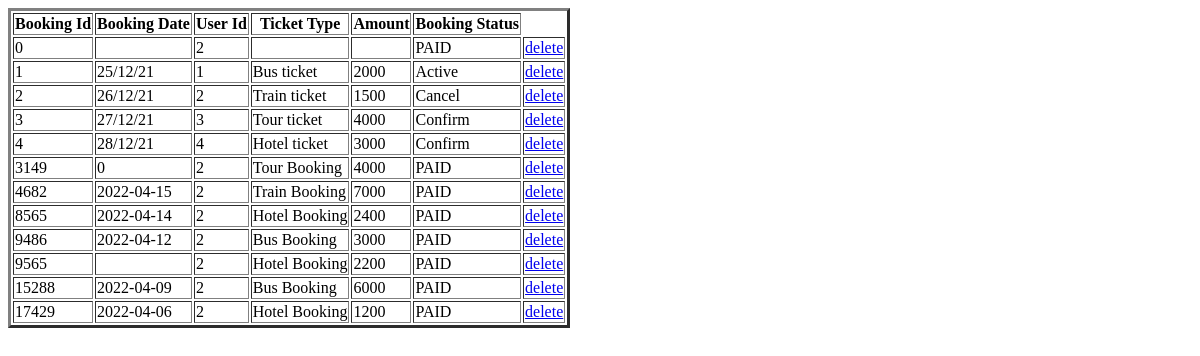
The app's page /admin/managebookings.php, older data.
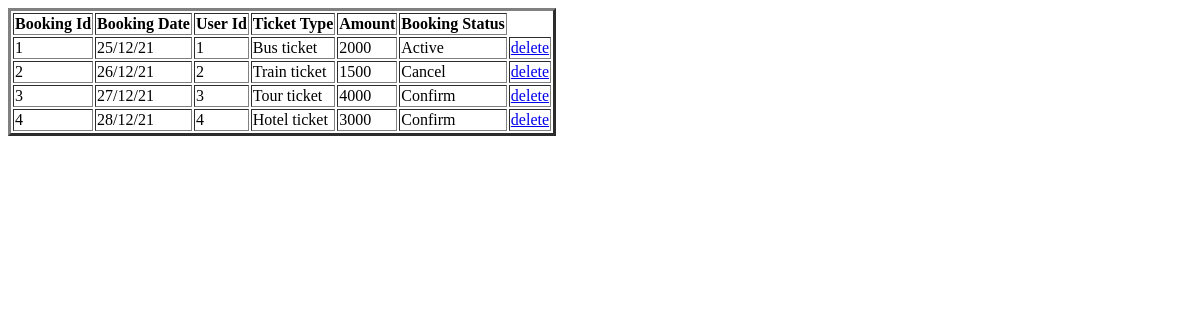
The same page, newer data.
### tables this page shows
CREATE TABLE `bookingtbl` (
  `Bid` int(15) NOT NULL,
  `Bdate` varchar(15) NOT NULL,
  `uid` int(15) NOT NULL,
  `Tickettype` varchar(20) NOT NULL,
  `TotalAmount` varchar(20) NOT NULL,
  `Bstatus` varchar(30) NOT NULL
);

### admin/managebookings.php (the view, shortened to what this page needs)
<!DOCTYPE html>
<html>
<head>
	<?php
require "connect.php";
$sql="select * FROM bookingtbl";
$result= mysqli_query($conn,$sql);
?>
<html>
<head>
</head>
<body>
	<table border=3>
		<thead>
			<tr>
				<th>Booking Id</th>
				<th>Booking Date</th>
				<th>User Id </th>
				<th>Ticket Type</th>
				<th>Amount</th>
				<th>Booking Status</th>
			</tr>
		</thead>
<body>
	<?php while ($row = mysqli_fetch_array($result,MYSQLI_BOTH)) { ?>
		<tr>
<td>
	<?php echo $row['Bid'];?>
</td>
<td>
	<?php echo $row['Bdate'];?>
</td>
<td>
	<?php echo $row['uid'];?>
</td>
<td>
	<?php echo $row['Tickettype'];  ?>
</td>
<td>
	<?php echo $row['TotalAmount'];?>
</td>
<td>
	<?php echo $row['Bstatus'];?>
</td>
<td>
	<a href ="manageuser.php?uid_remove=<?php echo $row['Pid']?>"class="btn btn-danger">delete</a>
</td>
</tr>
<?php
}
?></head>
<body>
</body>
</html>

Row changes from the older to the newer data that the page shows:
removed bookingtbl: Bid "0", uid "2", Bstatus "PAID"
removed bookingtbl: Bid "3149", Bdate "0", uid "2", Tickettype "Tour Booking", TotalAmount "4000", Bstatus "PAID"
removed bookingtbl: Bid "4682", Bdate "2022-04-15", uid "2", Tickettype "Train Booking", TotalAmount "7000", Bstatus "PAID"
removed bookingtbl: Bid "8565", Bdate "2022-04-14", uid "2", Tickettype "Hotel Booking", TotalAmount "2400", Bstatus "PAID"
removed bookingtbl: Bid "9486", Bdate "2022-04-12", uid "2", Tickettype "Bus Booking", TotalAmount "3000", Bstatus "PAID"
removed bookingtbl: Bid "9565", uid "2", Tickettype "Hotel Booking", TotalAmount "2200", Bstatus "PAID"
removed bookingtbl: Bid "15288", Bdate "2022-04-09", uid "2", Tickettype "Bus Booking", TotalAmount "6000", Bstatus "PAID"
removed bookingtbl: Bid "17429", Bdate "2022-04-06", uid "2", Tickettype "Hotel Booking", TotalAmount "1200", Bstatus "PAID"
